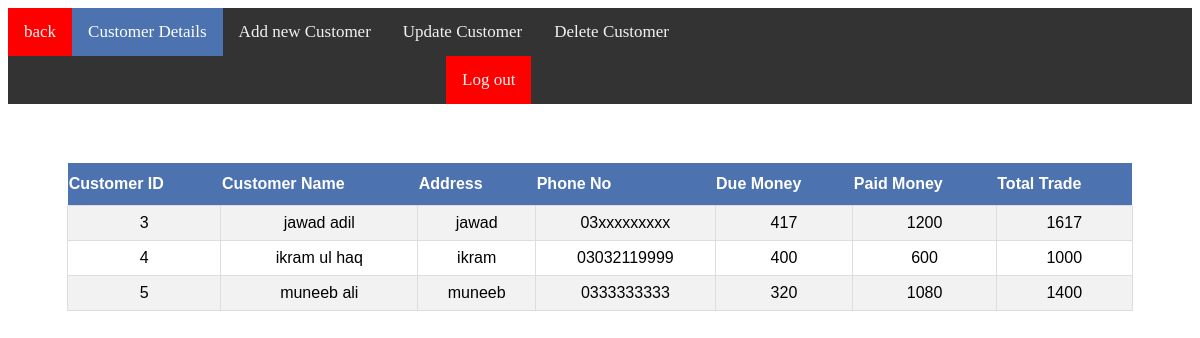
The page /customer.php (signed in) on the database its author committed.
### tables this page shows
CREATE TABLE `customer` (
  `customerId` int(11) NOT NULL,
  `customerName` varchar(50) NOT NULL,
  `customerAddress` varchar(200) DEFAULT NULL,
  `customerPhoneNo` varchar(20) DEFAULT NULL,
  `customerDueMoney` int(11) DEFAULT NULL,
  `customerPaidMoney` int(11) DEFAULT NULL,
  `customerTotalMoney` bigint(20) DEFAULT NULL
);

### customer.php (the view, shortened to what this page needs)
<!DOCTYPE html>
<html>
<head>
</head>
<body>
	<div class="topnav">
      <a href="adminPanel.php"style="background-color: red;">back</a>
  		<a class="active" href="customer.php">Customer Details</a>
 		  <a href="addNewCustomer.php">Add new Customer</a>
  		<a href="updateCustomer.php">Update Customer</a>
  		<a href="deleteCustomer.php">Delete Customer</a>
      <a href="logout.php" style="background-color: red; margin-left: 37%;">Log out</a>
	</div>
	<?php
$con = mysqli_connect("localhost","jawam","1126","data");
echo "<table>";
echo "<th>Customer ID</th><th>Customer Name</th><th>Address</th><th>Phone No</th><th>Due Money</th><th>Paid Money</th><th>Total Trade</th>";
$sql = "SELECT * FROM Customer;";
$result = mysqli_query($con,$sql);
if ($result->num_rows > 0) {
    while($row = $result->fetch_assoc()) {
        echo "<tr> <td>".$row["customerId"]."</td><td>" . $row["customerName"]. "</td><td>" . $row["customerAddress"]. "</td><td>"  . $row["customerPhoneNo"]. "</td><td>"  . $row["customerDueMoney"]. "</td><td>". $row["customerPaidMoney"]. "</td><td>". $row["customerTotalMoney"]. "</td></tr>";
    }
} else {
    echo "<tr><td>0 results</td></tr>";
}
echo "</table>";
?>
</body>
</html>

### customer.php (style rules this page uses)
table { text-align: center; }
table { font-family: "Trebuchet MS", Arial, Helvetica, sans-serif; border-collapse: collapse; width: 90%; margin: 5%; }
table td, #customers th { border: 1px solid #ddd; padding: 8px; }
table tr:nth-child(even) { background-color: #f2f2f2; }
table th { padding-top: 12px; padding-bottom: 12px; text-align: left; background-color: #4c73af; color: white; }
th { color :white; background-color: #4c73af; }
.topnav { background-color: #333; overflow: hidden; }
.topnav a { float: left; color: #f2f2f2; text-align: center; padding: 14px 16px; text-decoration: none; font-size: 17px; }
.topnav a.active { background-color: #4c73af; color: white; }

### rows shown on the page
customer: customerId "3", customerName "jawad adil", customerAddress "jawad", customerPhoneNo "03xxxxxxxxx", customerDueMoney "417", customerPaidMoney "1200", customerTotalMoney "1617"
customer: customerId "4", customerName "ikram ul haq", customerAddress "ikram", customerPhoneNo "03032119999", customerDueMoney "400", customerPaidMoney "600", customerTotalMoney "1000"
customer: customerId "5", customerName "muneeb ali", customerAddress "muneeb", customerPhoneNo "0333333333", customerDueMoney "320", customerPaidMoney "1080", customerTotalMoney "1400"
